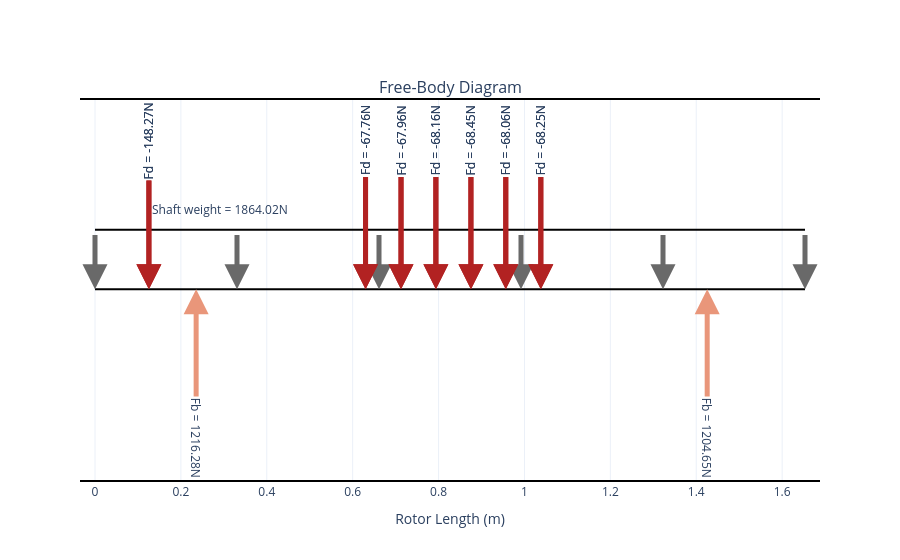

Here is the notebook cell this chart was saved with:
### Markdown cell above
### 1.1.2 Plotting results 

With results stored, you can use some methods to plot the results. Currently, there're four plots you can retrieve from static analysis:

- `.plot_free_body_diagram()`
- `.plot_deformation()`
- `.plot_shearing_force()`
- `.plot_bending_moment()`


#### Plotting free-body-diagram

### Code cell
static.plot_free_body_diagram()

### Figure 1 — Plotly figure (JSON) as saved in the notebook; plotly's stock layout.template omitted (floating-point values rounded to 4 significant figures)
{"data": [{"hoverinfo": "none", "line": {"color": "black"}, "mode": "lines", "showlegend": false, "type": "scatter", "x": [0.0, 0.0355, 0.0715, 0.1255, 0.1685, 0.185, 0.199, 0.2355, 0.2865, 0.3115, 0.3275, 0.3517, 0.3562, 0.3688, 0.3888, 0.4515, 0.4895, 0.5275, 0.5575, 0.6105, 0.63, 0.6435, 0.693, 0.7126, 0.725, 0.774, 0.7937, 0.806, 0.8555, 0.8753, 0.887, 0.9365, 0.9565, 0.9685, 1.018, 1.038, 1.051, 1.108, 1.134, 1.172, 1.21, 1.272, 1.292, 1.305, 1.309, 1.334, 1.35, 1.375, 1.425, 1.476, 1.512, 1.549, 1.562, 1.597, 1.621, 1.653], "xaxis": "x", "y": [0.0, 0.0, 0.0, 0.0, 0.0, 0.0, 0.0, 0.0, 0.0, 0.0, 0.0, 0.0, 0.0, 0.0, 0.0, 0.0, 0.0, 0.0, 0.0, 0.0, 0.0, 0.0, 0.0, 0.0, 0.0, 0.0, 0.0, 0.0, 0.0, 0.0, 0.0, 0.0, 0.0, 0.0, 0.0, 0.0, 0.0, 0.0, 0.0, 0.0, 0.0, 0.0, 0.0, 0.0, 0.0, 0.0, 0.0, 0.0, 0.0, 0.0, 0.0, 0.0, 0.0, 0.0, 0.0, 0.0], "yaxis": "y"}, {"hoverinfo": "none", "line": {"color": "black"}, "mode": "lines", "showlegend": false, "type": "scatter", "x": [0.0, 0.0355, 0.0715, 0.1255, 0.1685, 0.185, 0.199, 0.2355, 0.2865, 0.3115, 0.3275, 0.3517, 0.3562, 0.3688, 0.3888, 0.4515, 0.4895, 0.5275, 0.5575, 0.6105, 0.63, 0.6435, 0.693, 0.7126, 0.725, 0.774, 0.7937, 0.806, 0.8555, 0.8753, 0.887, 0.9365, 0.9565, 0.9685, 1.018, 1.038, 1.051, 1.108, 1.134, 1.172, 1.21, 1.272, 1.292, 1.305, 1.309, 1.334, 1.35, 1.375, 1.425, 1.476, 1.512, 1.549, 1.562, 1.597, 1.621, 1.653], "xaxis": "x", "y": [5.0, 5.0, 5.0, 5.0, 5.0, 5.0, 5.0, 5.0, 5.0, 5.0, 5.0, 5.0, 5.0, 5.0, 5.0, 5.0, 5.0, 5.0, 5.0, 5.0, 5.0, 5.0, 5.0, 5.0, 5.0, 5.0, 5.0, 5.0, 5.0, 5.0, 5.0, 5.0, 5.0, 5.0, 5.0, 5.0, 5.0, 5.0, 5.0, 5.0, 5.0, 5.0, 5.0, 5.0, 5.0, 5.0, 5.0, 5.0, 5.0, 5.0, 5.0, 5.0, 5.0, 5.0, 5.0, 5.0], "yaxis": "y"}], "layout": {"annotations": [{"font": {"size": 16}, "showarrow": false, "text": "Free-Body Diagram", "x": 0.5, "xanchor": "center", "xref": "paper", "y": 1.0, "yanchor": "bottom", "yref": "paper"}, {"arrowcolor": "DimGray", "arrowhead": 2, "arrowsize": 1, "arrowwidth": 5, "ax": 0.0, "axref": "x", "ay": 5.4, "ayref": "y", "showarrow": true, "x": 0.0, "xref": "x", "y": 0, "yref": "y"}, {"arrowcolor": "DimGray", "arrowhead": 2, "arrowsize": 1, "arrowwidth": 5, "ax": 0.3306, "axref": "x", "ay": 5.4, "ayref": "y", "showarrow": true, "x": 0.3306, "xref": "x", "y": 0, "yref": "y"}, {"arrowcolor": "DimGray", "arrowhead": 2, "arrowsize": 1, "arrowwidth": 5, "ax": 0.6613, "axref": "x", "ay": 5.4, "ayref": "y", "showarrow": true, "x": 0.6613, "xref": "x", "y": 0, "yref": "y"}, {"arrowcolor": "DimGray", "arrowhead": 2, "arrowsize": 1, "arrowwidth": 5, "ax": 0.9919, "axref": "x", "ay": 5.4, "ayref": "y", "showarrow": true, "x": 0.9919, "xref": "x", "y": 0, "yref": "y"}, {"arrowcolor": "DimGray", "arrowhead": 2, "arrowsize": 1, "arrowwidth": 5, "ax": 1.323, "axref": "x", "ay": 5.4, "ayref": "y", "showarrow": true, "x": 1.323, "xref": "x", "y": 0, "yref": "y"}, {"arrowcolor": "DimGray", "arrowhead": 2, "arrowsize": 1, "arrowwidth": 5, "ax": 1.653, "axref": "x", "ay": 5.4, "ayref": "y", "showarrow": true, "x": 1.653, "xref": "x", "y": 0, "yref": "y"}, {"align": "right", "showarrow": false, "text": "Shaft weight = 1864.02N", "x": 0.0, "xref": "x", "xshift": 125, "y": 5.0, "yref": "y", "yshift": 20}, {"arrowcolor": "DarkSalmon", "arrowhead": 2, "arrowsize": 1, "arrowwidth": 5, "ax": 0.2355, "axref": "x", "ay": -12.5, "ayref": "y", "showarrow": true, "text": "Fb = 1216.28N", "textangle": 90, "x": 0.2355, "xref": "x", "y": 0, "yref": "y"}, {"arrowcolor": "FireBrick", "arrowhead": 2, "arrowsize": 1, "arrowwidth": 5, "ax": 0.1255, "axref": "x", "ay": 12.5, "ayref": "y", "showarrow": true, "text": "Fd = -148.27N", "textangle": -90, "x": 0.1255, "xref": "x", "y": 0, "yref": "y"}, {"arrowcolor": "FireBrick", "arrowhead": 2, "arrowsize": 1, "arrowwidth": 5, "ax": 0.63, "axref": "x", "ay": 12.5, "ayref": "y", "showarrow": true, "text": "Fd = -67.76N", "textangle": -90, "x": 0.63, "xref": "x", "y": 0, "yref": "y"}, {"arrowcolor": "FireBrick", "arrowhead": 2, "arrowsize": 1, "arrowwidth": 5, "ax": 0.7126, "axref": "x", "ay": 12.5, "ayref": "y", "showarrow": true, "text": "Fd = -67.96N", "textangle": -90, "x": 0.7126, "xref": "x", "y": 0, "yref": "y"}, {"arrowcolor": "FireBrick", "arrowhead": 2, "arrowsize": 1, "arrowwidth": 5, "ax": 0.7937, "axref": "x", "ay": 12.5, "ayref": "y", "showarrow": true, "text": "Fd = -68.16N", "textangle": -90, "x": 0.7937, "xref": "x", "y": 0, "yref": "y"}, {"arrowcolor": "FireBrick", "arrowhead": 2, "arrowsize": 1, "arrowwidth": 5, "ax": 0.8753, "axref": "x", "ay": 12.5, "ayref": "y", "showarrow": true, "text": "Fd = -68.45N", "textangle": -90, "x": 0.8753, "xref": "x", "y": 0, "yref": "y"}, {"arrowcolor": "FireBrick", "arrowhead": 2, "arrowsize": 1, "arrowwidth": 5, "ax": 0.9565, "axref": "x", "ay": 12.5, "ayref": "y", "showarrow": true, "text": "Fd = -68.06N", "textangle": -90, "x": 0.9565, "xref": "x", "y": 0, "yref": "y"}, {"arrowcolor": "FireBrick", "arrowhead": 2, "arrowsize": 1, "arrowwidth": 5, "ax": 1.038, "axref": "x", "ay": 12.5, "ayref": "y", "showarrow": true, "text": "Fd = -68.25N", "textangle": -90, "x": 1.038, "xref": "x", "y": 0, "yref": "y"}, {"arrowcolor": "DarkSalmon", "arrowhead": 2, "arrowsize": 1, "arrowwidth": 5, "ax": 1.425, "axref": "x", "ay": -12.5, "ayref": "y", "showarrow": true, "text": "Fb = 1204.65N", "textangle": 90, "x": 1.425, "xref": "x", "y": 0, "yref": "y"}, {"arrowcolor": "FireBrick", "arrowhead": 2, "arrowsize": 1, "arrowwidth": 5, "ax": 0.1255, "axref": "x", "ay": 12.5, "ayref": "y", "showarrow": true, "text": "Fd = -148.27N", "textangle": -90, "x": 0.1255, "xref": "x", "y": 0, "yref": "y"}, {"arrowcolor": "FireBrick", "arrowhead": 2, "arrowsize": 1, "arrowwidth": 5, "ax": 0.63, "axref": "x", "ay": 12.5, "ayref": "y", "showarrow": true, "text": "Fd = -67.76N", "textangle": -90, "x": 0.63, "xref": "x", "y": 0, "yref": "y"}, {"arrowcolor": "FireBrick", "arrowhead": 2, "arrowsize": 1, "arrowwidth": 5, "ax": 0.7126, "axref": "x", "ay": 12.5, "ayref": "y", "showarrow": true, "text": "Fd = -67.96N", "textangle": -90, "x": 0.7126, "xref": "x", "y": 0, "yref": "y"}, {"arrowcolor": "FireBrick", "arrowhead": 2, "arrowsize": 1, "arrowwidth": 5, "ax": 0.7937, "axref": "x", "ay": 12.5, "ayref": "y", "showarrow": true, "text": "Fd = -68.16N", "textangle": -90, "x": 0.7937, "xref": "x", "y": 0, "yref": "y"}, {"arrowcolor": "FireBrick", "arrowhead": 2, "arrowsize": 1, "arrowwidth": 5, "ax": 0.8753, "axref": "x", "ay": 12.5, "ayref": "y", "showarrow": true, "text": "Fd = -68.45N", "textangle": -90, "x": 0.8753, "xref": "x", "y": 0, "yref": "y"}, {"arrowcolor": "FireBrick", "arrowhead": 2, "arrowsize": 1, "arrowwidth": 5, "ax": 0.9565, "axref": "x", "ay": 12.5, "ayref": "y", "showarrow": true, "text": "Fd = -68.06N", "textangle": -90, "x": 0.9565, "xref": "x", "y": 0, "yref": "y"}, {"arrowcolor": "FireBrick", "arrowhead": 2, "arrowsize": 1, "arrowwidth": 5, "ax": 1.038, "axref": "x", "ay": 12.5, "ayref": "y", "showarrow": true, "text": "Fd = -68.25N", "textangle": -90, "x": 1.038, "xref": "x", "y": 0, "yref": "y"}], "xaxis": {"anchor": "y", "domain": [0.0, 1.0], "title": {"text": "Rotor Length (m)"}}, "yaxis": {"anchor": "x", "domain": [0.0, 1.0], "gridcolor": "lightgray", "showline": false, "visible": false}}}
